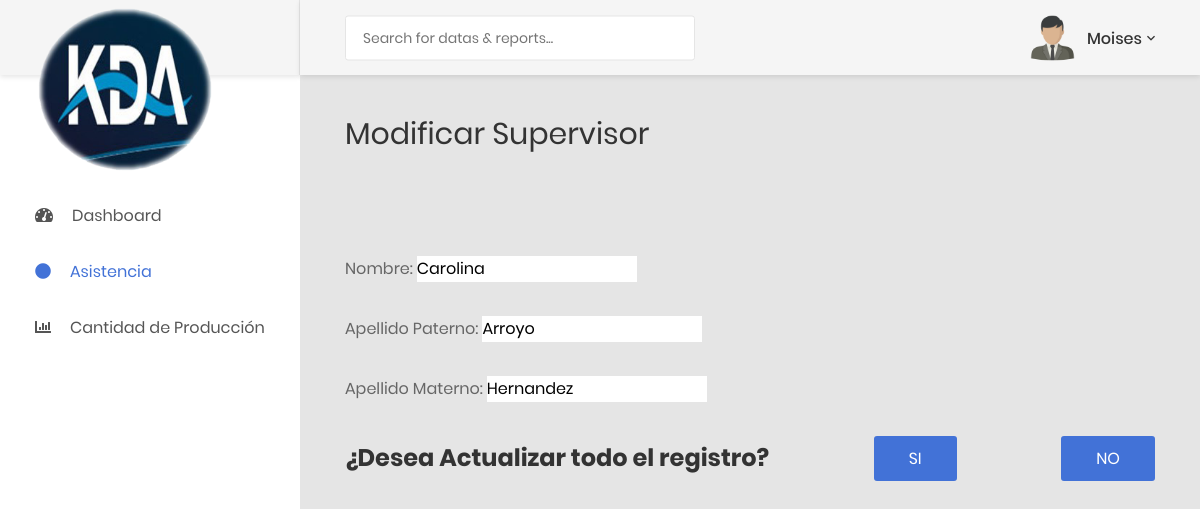
Page /panel/modificar_supervisor.php?id=2 (signed in) on the earlier database version.
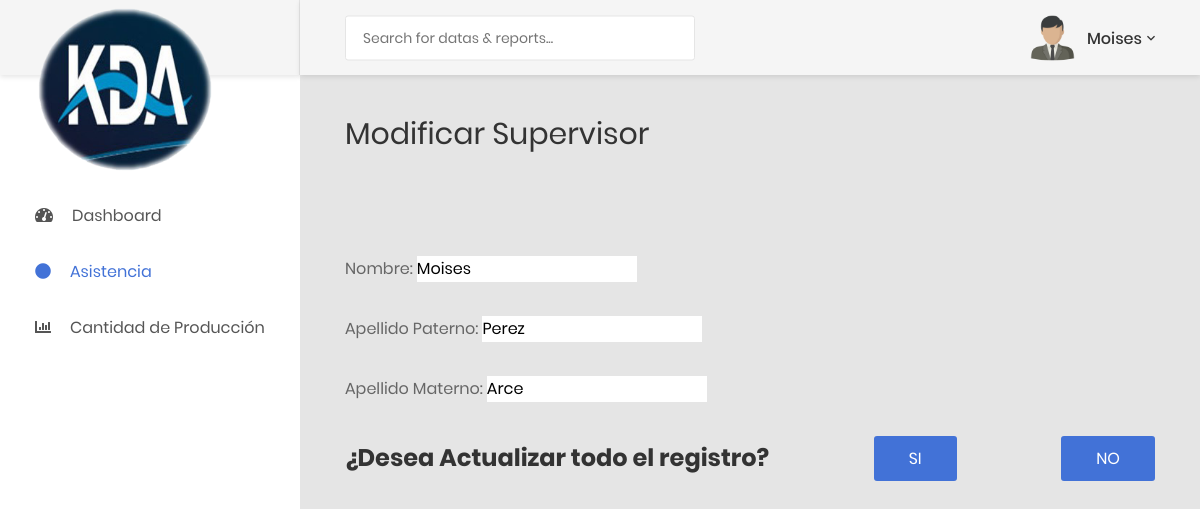
Same page on the later database version.
### tables this page shows
CREATE TABLE `supervisor` (
  `id_supervisor` int(11) NOT NULL,
  `Nombre` varchar(45) NOT NULL,
  `ap_paterno` varchar(45) DEFAULT NULL,
  `ap_materno` varchar(45) DEFAULT NULL,
  `hrs_trabajadas` varchar(65) DEFAULT NULL,
  `No_linea` varchar(30) NOT NULL
);

### panel/modificar_supervisor.php (the view, shortened to what the changed rows need)
<!DOCTYPE html>
<html lang="en">
<head>
    <link href="../css/font-face.css" rel="stylesheet" media="all">
    <link href="../vendor/font-awesome-4.7/css/font-awesome.min.css" rel="stylesheet" media="all">
    <link href="../vendor/font-awesome-5/css/fontawesome-all.min.css" rel="stylesheet" media="all">
    <link href="../vendor/mdi-font/css/material-design-iconic-font.min.css" rel="stylesheet" media="all">
    <link href="../vendor/bootstrap-4.1/bootstrap.min.css" rel="stylesheet" media="all">
    <link href="../vendor/animsition/animsition.min.css" rel="stylesheet" media="all">
    <link href="../vendor/bootstrap-progressbar/bootstrap-progressbar-3.3.4.min.css" rel="stylesheet" media="all">
    <link href="../vendor/wow/animate.css" rel="stylesheet" media="all">
    <link href="../vendor/css-hamburgers/hamburgers.min.css" rel="stylesheet" media="all">
    <link href="../vendor/slick/slick.css" rel="stylesheet" media="all">
    <link href="../vendor/select2/select2.min.css" rel="stylesheet" media="all">
    <link href="../vendor/perfect-scrollbar/perfect-scrollbar.css" rel="stylesheet" media="all">
    <link href="../css/theme.css" rel="stylesheet" media="all">
    <link href="../css/style.css" rel="stylesheet" media="all">
</head>
<body class="animsition">
    <div class="page-wrapper">
        <div class="page-container">
            <div class="main-content">
                <div class="section__content section__content--p30">
                    <div class="container-fluid">
                        <div class="row">
                            <div class="col-md-12">
                                <div class="overview-wrap">
                                    <h2 class="title-1">Modificar Supervisor</h2>
                                </div>
                            </div>
                        </div>
						<div>
							<?php
								include("../adm/conexion.php");
								$id_g=$_GET['id'];
								$consulta_genero=mysqli_query($conexion,"select * from supervisor where id_supervisor='$id_g';");
								while($r=mysqli_fetch_array($consulta_genero)){
									$nomemp=$r[1];
									$app=$r[2];
									$apm=$r[3];
								}
							?>
							<br><br>
							<form method="POST">
									<br><br>
									<label>Nombre: </label>	<input type="text" name="nomemp" value="<?php echo $nomemp; ?>" style="width:220px" placeholder="	Nombre_Proveedor"/>
									<br><br>
									<label>Apellido Paterno: </label>	<input type="text" name="app" value="<?php echo $app; ?>" style="width:220px"  placeholder="	Nombre_Proveedor"/>
									<br><br>
									<label>Apellido Materno: </label>	<input type="text" name="apm" value="<?php echo $apm; ?>" style="width:220px"  placeholder="	Nombre_Proveedor"/>
									<br><br>
									<div class="overview-wrap">
										<h3>¿Desea Actualizar todo el registro?</h3>
										<button type="submit" class="au-btn au-btn-icon au-btn--blue" name="Si" value="Guardar">
										</button>
										<button type="button" class="au-btn au-btn-icon au-btn--blue" name="no" value="no" onclick="javascript:window.location='ver_supervisor.php';">
										</button>
									</div>
							</form>
						</div>
						<br>
                    </div>
                </div>
            </div>
        </div>
    </div>
</body>
</html>

Differences in the rows shown:
changed supervisor: nomemp "Carolina" → "Moises"; app "Arroyo" → "Perez"; apm "Hernandez" → "Arce"
